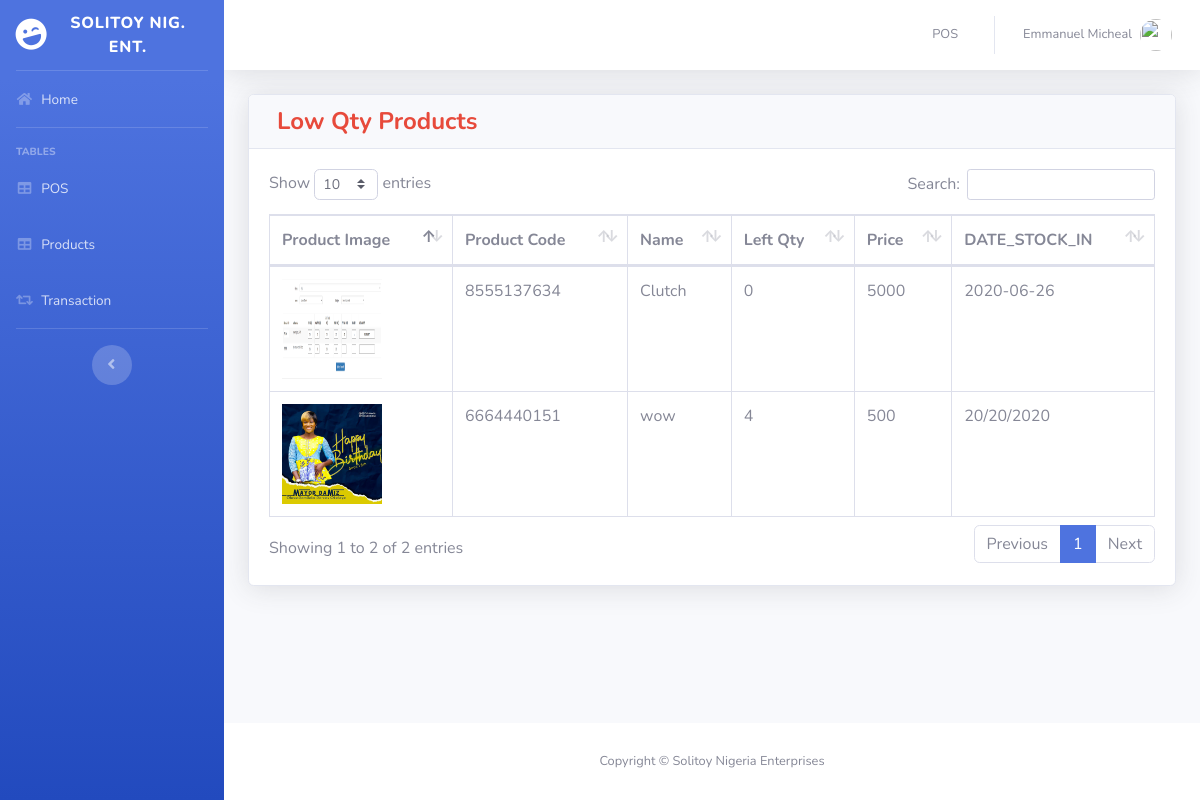
/pages/dashboard.php (signed in), run on the app's committed database.
### tables this page shows
CREATE TABLE `product` (
  `PRODUCT_ID` int(11) NOT NULL,
  `img` varchar(500) NOT NULL,
  `PRODUCT_CODE` varchar(20) NOT NULL,
  `NAME` varchar(50) DEFAULT NULL,
  `DESCRIPTION` varchar(250) NOT NULL,
  `QTY_STOCK` int(50) DEFAULT NULL,
  `ON_HAND` int(250) NOT NULL,
  `PRICE` int(50) DEFAULT NULL,
  `CATEGORY_ID` int(11) DEFAULT NULL,
  `SUPPLIER_ID` int(11) DEFAULT NULL,
  `DATE_STOCK_IN` varchar(50) NOT NULL
);

### pages/dashboard.php (the view)
<?php
include'../includes/connection.php';
include'../includes/usidebar.php';
?>
                 <div class="card shadow mb-4">
            <div class="card-header py-1 danger">
              <h4 class="m-2 font-weight-bold text-danger">Low Qty Products</h4>
            </div>
            <div class="card-body">
              <div class="table-responsive">
                <table class="table table-bordered" id="dataTable" width="100%" cellspacing="0">
               <thead>
                   <tr>
                   <th>Product Image</th>
                     <th>Product Code</th>
                     <th>Name</th>
                     <th>Left Qty</th>
                     <th>Price</th>
                     <th>DATE_STOCK_IN</th>
                   </tr>
               </thead>
          <tbody>
          <?php
    $query = 'SELECT DISTINCT PRODUCT_ID, img, PRODUCT_CODE,ON_HAND,NAME, PRICE, DATE_STOCK_IN FROM product where ON_HAND < 10';
        $result = mysqli_query($db, $query) or die (mysqli_error($db));
            while ($row = mysqli_fetch_assoc($result)) {
                echo '<tr>';
                echo "<td><img src='".$row['img']."' height='100' width='100' id=imgss></td>";
                echo '<td>'. $row['PRODUCT_CODE'].'</td>';
                echo '<td>'. $row['NAME'].'</td>';
                echo '<td>'. $row['ON_HAND'].'</td>';
                echo '<td>'. $row['PRICE'].'</td>';
                echo '<td>'. $row['DATE_STOCK_IN'].'</td>';
                echo '</tr> ';
                        }
?>
                                </tbody>
                            </table>
                        </div>
                    </div>
                  </div>
<?php
include'../includes/footer.php';
?>

### data on the page
product: img (picture), PRODUCT_CODE "8555137634", NAME "Clutch", ON_HAND "0", PRICE "5000", DATE_STOCK_IN "2020-06-26"
product: img (picture), PRODUCT_CODE "6664440151", NAME "wow", ON_HAND "4", PRICE "500", DATE_STOCK_IN "20/20/2020"

### other printed values
$_SESSION['FIRST_NAME'] "Emmanuel"
$_SESSION['LAST_NAME'] "Micheal"
